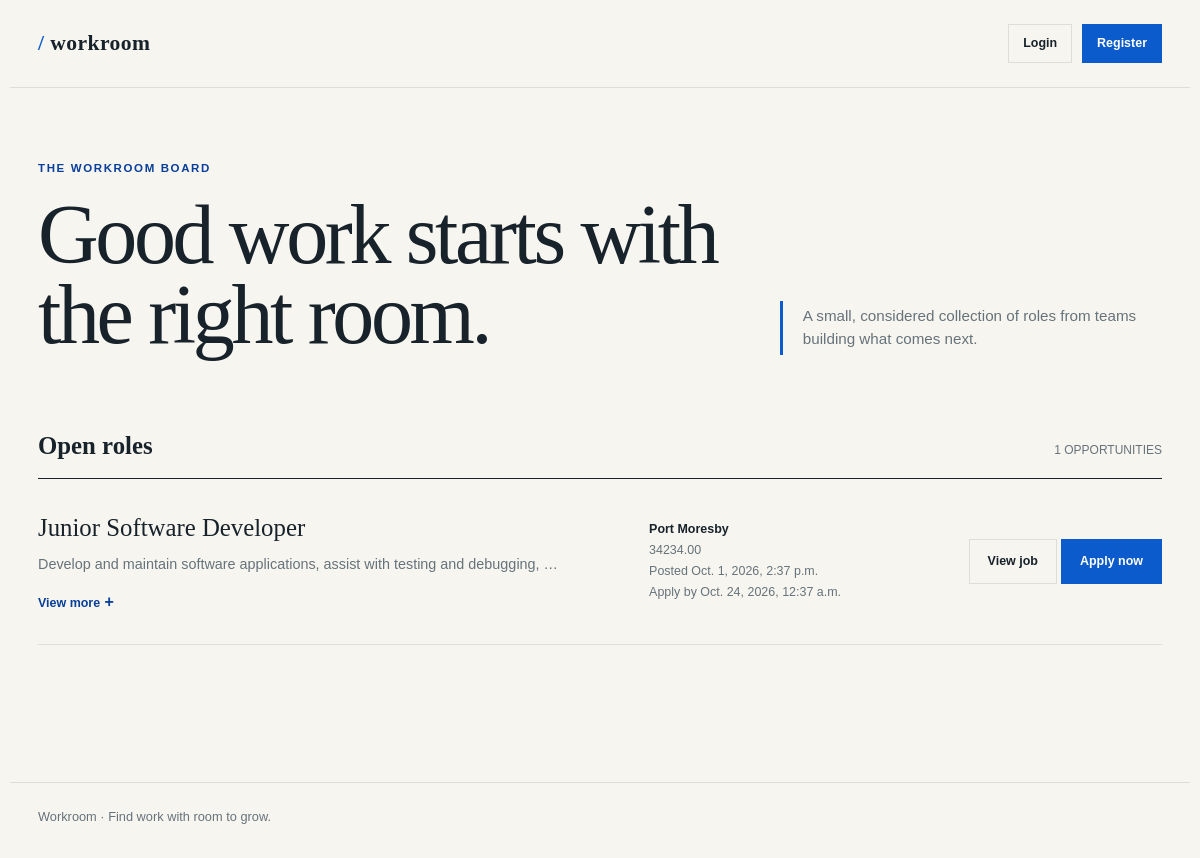
/, run on an earlier commit of the app's database.
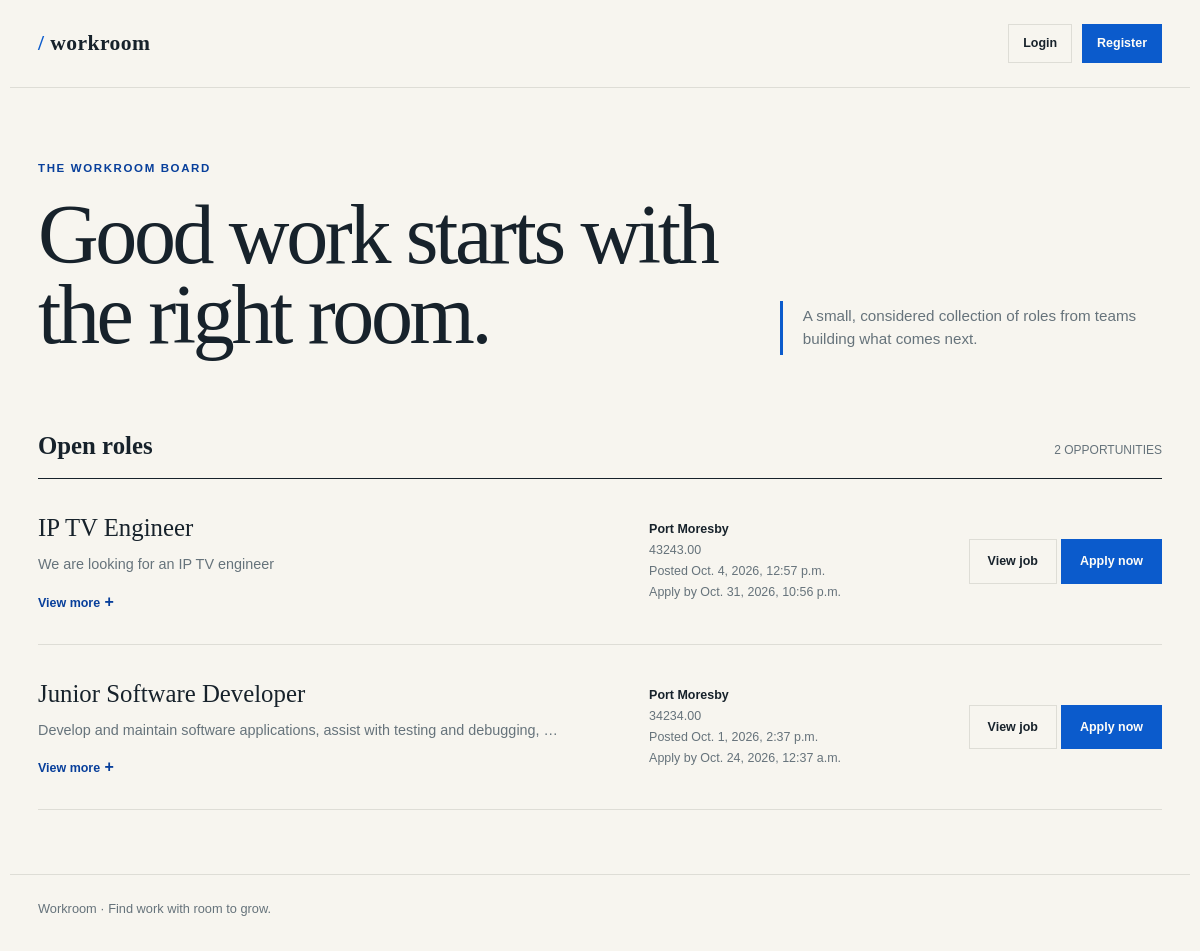
And on a later commit of the database.
### job_application/models.py (models this page shows, shortened)
class Job(models.Model):
    workflow = models.ForeignKey(
        'pipeline.Workflow',
        on_delete=models.SET_NULL,
        related_name='jobs',
        null=True,
        blank=True,
    )
    screening_threshold = models.PositiveSmallIntegerField(
        null=True,
        blank=True,
        validators=[MinValueValidator(0), MaxValueValidator(100)],
    )
    title = models.CharField(max_length=100)
    description = models.TextField()
    location = models.CharField(max_length=100)
    salary = models.DecimalField(
        max_digits=10,
        decimal_places=2
    )
    posted_date = models.DateTimeField(auto_now_add=True)
    deadline = models.DateTimeField()
    is_active = models.BooleanField(default=True)
    class Meta:
        db_table = 'main_app_job'

### job_application/views.py (the view)
# urls.py: 2. Add a URL to urlpatterns:  path('', views.home, name='home')
def home(request):
	jobs = Job.objects.order_by('-posted_date')
	return render(request, 'pages/home.html', {'jobs': jobs})

### tempates/pages/home.html (shortened to what this page needs)
{% extends 'base.html' %}
{% block content %}
<div class="home-shell">
	<section class="intro">
		<div>
			<p class="eyebrow">The workroom board</p>
			<h1>Good work starts with the right room.</h1>
		</div>
		<p class="intro-note">A small, considered collection of roles from teams building what comes next.</p>
	</section>
	<section id="open-roles" aria-labelledby="open-roles-heading">
		<div class="listing-heading">
			<h2 id="open-roles-heading">Open roles</h2>
			<span class="listing-count">{{ jobs|length }} opportunities</span>
		</div>
		<ul class="job-list">
			{% for job in jobs %}
			<li class="job">
				<div>
					<h3>{{ job.title }}</h3>
					<p class="job-description">{{ job.description|truncatewords:10 }}</p>
					<details class="job-details">
						<summary>View more</summary>
					</details>
				</div>
				<div class="job-meta">
					<strong>{{ job.location }}</strong>
					{{ job.salary }}<br>
					Posted {{ job.posted_date }}<br>
					Apply by {{ job.deadline }}
				</div>
				<div>
					<a class="view-button" href="{% url 'job_detail' job.pk %}" aria-label="View details for {{ job.title }}">View job</a>
					<a class="apply-button" href="{% url 'apply_job' job.pk %}" aria-label="Apply for {{ job.title }}">Apply now</a>
				</div>
			</li>
			{% endfor %}
		</ul>
	</section>
</div>
{% endblock %}

What changed in the data, as far as the page shows it:
added Job: title "IP TV Engineer", description "We are looking for an IP TV engineer", location "Port Moresby", salary "43243.00", posted_date "Oct. 4, 2026, 12:57 p.m.", deadline "Oct. 31, 2026, 10:56 p.m."
Also different on the page:
{{ jobs|length }}: "1" → "2"
